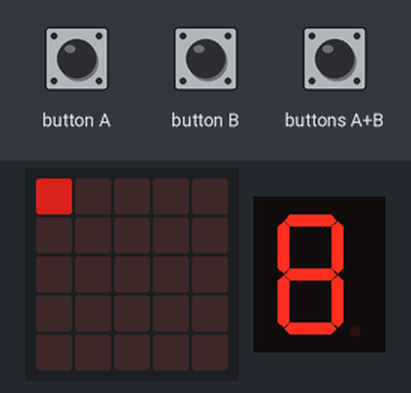
A program run on a simulated BBC micro:bit running MicroPython. On the bench: the board's 5×5 LED display, 1-digit seven-segment display. The inputs (shaded band) are chosen by the test bench. Dim RGB values are drawn brighter than linear; the segment pins are drawn as the display they are named for; what the program prints to the serial console is not drawn.

Above: at 4.81 s.
5.1 s: button A pressed for 0.25 s
At 7.0 s:
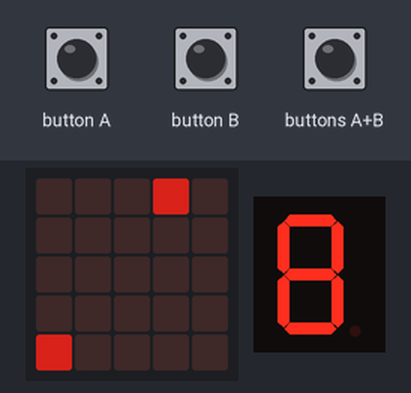
7.5 s: buttons A+B pressed for 3.2 s
At 11.5 s:
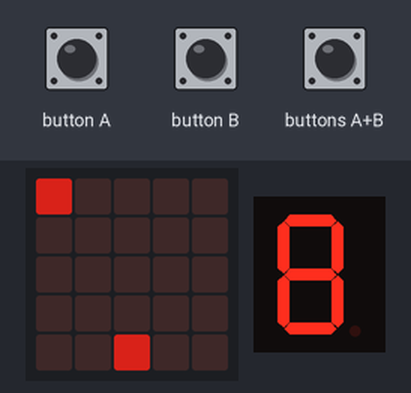
12.2 s: button B pressed for 3.2 s
At 15.7 s:
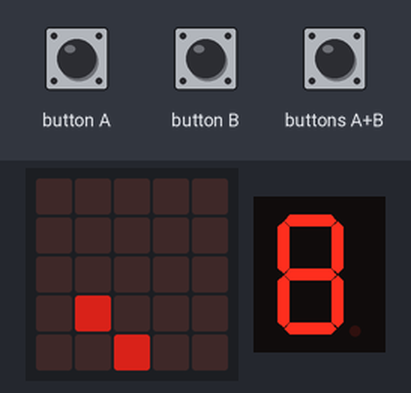
16.9 s: buttons A+B pressed for 0.25 s
At 17.8 s:
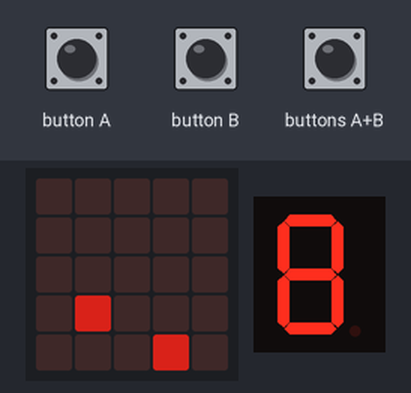
18.6 s: button A pressed for 1 s
At 18.7 s:
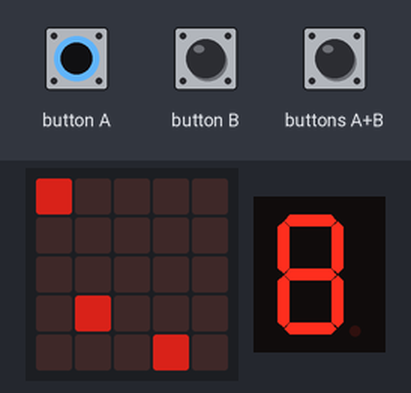
21.1 s: buttons A+B pressed for 1 s
At 21.6 s:
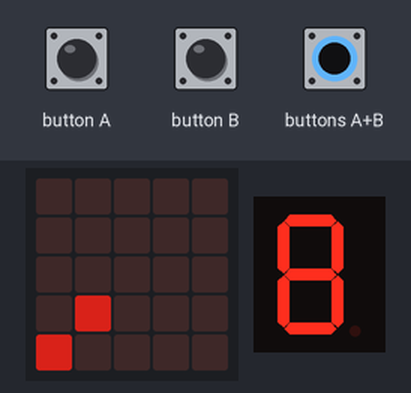

The program:

midiplay.py
```python
"""Play the builtin tunes via MIDI.

MIDI output circuit:

https://www.midi.org/articles/midi-electrical-specifications

1. 3.3V connected to MIDI output socket pin 4 via a 35 ohm resistor
2. GND connected to MIDI output socket pin 2
3. Pin 0 (TX) connected to MIDI output socket pin 5 via a 10 ohm resistor

"""

# -----------------------------------------------------------------------------
# START OF MIDI LIBRARY CODE

# global constants
NOTE_OFF = 0x80
NOTE_ON = 0x90
CONTROLLER_CHANGE = 0xB0
PROGRAM_CHANGE = 0xC0


class MidiOut:
    def __init__(self, device=None, channel=1):
        if not hasattr(device, 'write'):
            raise TypeError("device instance must have a 'write' method.")
        if channel < 1 or channel > 16:
            raise ValueError('channel must be an integer between 1..16.')
        self.channel = channel
        self.device = device
    def channel_message(self, command, *data, ch=None):
        command = (command & 0xf0) | ((ch if ch else self.channel) - 1 & 0xf)
        msg = [command] + [value & 0x7f for value in data]
        self.device.write(bytes(msg))
    def note_off(self, note, velocity=0, ch=None):
        self.channel_message(NOTE_OFF, note, velocity, ch=ch)
    def note_on(self, note, velocity=127, ch=None):
        self.channel_message(NOTE_ON, note, velocity, ch=ch)
    def control_change(self, control, value, lsb=False, ch=None):
        self.channel_message(CONTROLLER_CHANGE, control,
                             value >> 7 if lsb else value, ch=ch)
        if lsb and control < 20:
            self.channel_message(CONTROLLER_CHANGE, control + 32, value, ch=ch)
    def program_change(self, program, ch=None):
        self.channel_message(PROGRAM_CHANGE, program, ch=ch)

# END OF MIDI LIBRARY CODE
# -----------------------------------------------------------------------------


# -----------------------------------------------------------------------------
# Main script

import music
from microbit import button_a, button_b, display, sleep, uart


TUNES = ['DADADADUM', 'ENTERTAINER', 'PRELUDE', 'ODE', 'NYAN', 'RINGTONE',
    'FUNK', 'BLUES', 'BIRTHDAY', 'WEDDING', 'FUNERAL', 'PUNCHLINE', 'PYTHON',
    'BADDY', 'CHASE', 'WAWAWAWAA', 'JUMP_UP', 'JUMP_DOWN', 'POWER_UP',
    'POWER_DOWN']

PROGRAMS = [
    0,   # Grand Piano
    49,  # String Esemble
    25,  # Acoustic Guitar
    35,  # Picked Electric Bass
    10,  # Glockenspiel
]

NOTES = {
    'c': 0,
    'd': 2,
    'e': 4,
    'f': 5,
    'g': 7,
    'a': 9,
    'b': 11,
}


def play(midi, notes):
    led = 0
    duration = octave = 4
    bpm, ticks = music.get_tempo()
    mpt = 60000 / bpm / ticks

    try:
        for note in notes:
            try:
                note, duration = note.split(':')
                duration = int(duration)
            except:
                pass

            try:
                octave = int(note[-1])
                note = note[:-1]
            except (ValueError, IndexError):
                pass

            note = note.lower()
            midinote = NOTES.get(note[0])

            if midinote is not None:
                if note.endswith('#'):
                    midinote += 1
                elif len(note) > 1 and note.endswith('b'):
                    midinote -= 1

                midinote = max(0, min(127, midinote + 12 * octave))
                midi.note_on(midinote, 96)
                display.set_pixel(led, 0, 5)

            sleep(duration * mpt)

            if midinote is not None:
                midi.note_off(midinote)
                display.set_pixel(led, 0, 0)
                led = (led+1) % 5

        # make sure led and last note is turned off
        if midinote is not None:
            display.set_pixel(led, 0, 0)
            midi.note_off(midinote)
    except:
        # Send all sound off to prevent hanging notes
        midi.control_change(0x78, 0)


# wait for button A press before initializing the UART
# to allow uploading of new firmware
while True:
    if button_a.is_pressed():
        display.set_pixel(0, 0, 0)
        break

    display.set_pixel(0, 0, 5)
    sleep(100)
    display.set_pixel(0, 0, 0)
    sleep(100)

# Initialize UART for MIDI
uart.init(baudrate=31250)
midi = MidiOut(uart)

tune = program = 0
# send a PROGRAM CHANGE to set instrument to #0 (Grand Piano)
midi.program_change(program)
# set led on first 4 rows of display to indicate current tune (1-20)
display.set_pixel(program, 4, 5)
# set led on lowest row of display to indicate selected program (1-5)
display.set_pixel(program, 4, 5)

while True:
    if button_a.is_pressed() and button_b.is_pressed():
        # when both buttons are pressed, change to next program (instrument)
        display.set_pixel(program, 4, 0)
        program = (program+1) % len(PROGRAMS)
        display.set_pixel(program, 4, 5)
        midi.program_change(PROGRAMS[program])
    elif button_a.is_pressed():
        # When button A is pressed, play the current tune
        play(midi, getattr(music, TUNES[tune]))
        display.set_pixel(tune % 5, int(tune / 5), 5)
    elif button_b.is_pressed():
        # When button B is pressed, select the next of the builtin tunes
        display.set_pixel(tune % 5, int(tune / 5), 0)
        tune = (tune+1) % len(TUNES)
        display.set_pixel(tune % 5, int(tune / 5), 5)

    sleep(200)
```

Measured:
- after the input at 5.1 s, the display: first differs from a run without the input after 0.11 s (image 1 shows a later state)
- after the input at 7.5 s, the display: first differs from a run without the input after 1.9 s (image 2 shows a later state)
- after the input at 12.2 s, the display: first changes at once (image 3 shows a later state)
- after the input at 16.9 s, the display: changes after 0.13 s (image 4)
- after the input at 18.6 s, the display: changes at once (image 5)
- after the input at 21.1 s, the display: first changes after 0.19 s (image 6 shows a later state)
- what the display in image 1 shows lasts 1.0 s, from 6.2 s to 7.2 s
